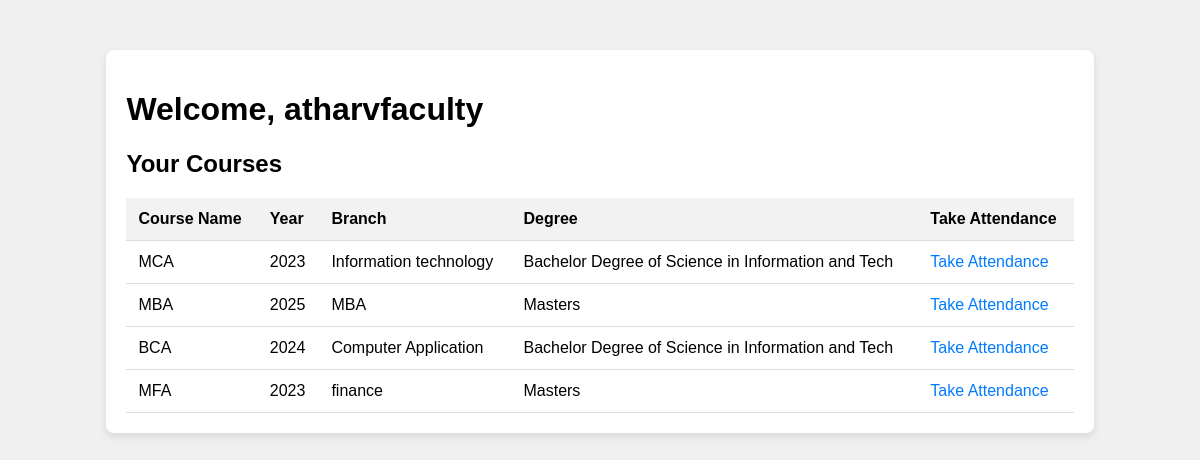
/faculty/atharvfaculty/, run on the app's committed database.
### myapp/models.py (models this page shows, shortened)
class Faculty(AbstractBaseUser, PermissionsMixin):
    name = models.CharField(max_length=50, unique=True)  # Ensure usernames are unique
    key = models.CharField(max_length=128)
    is_staff = models.BooleanField(default=False)  # Required for admin access
    is_active = models.BooleanField(default=True)  # If the user is active
    USERNAME_FIELD = "name"
    REQUIRED_FIELDS = []  # Any additional fields required for the user creation
    groups = models.ManyToManyField(
        "auth.Group",
        related_name="faculty_groups",  # Change to a unique related name
        blank=True,
    )
    user_permissions = models.ManyToManyField(
        "auth.Permission",
        related_name="faculty_user_permissions",  # Change to a unique related name
        blank=True,
    )
    objects = FacultyManager()

class Course(models.Model):
    course = models.CharField(max_length=100)
    year = models.CharField(max_length=50)
    branch = models.CharField(max_length=50)
    degree = models.ForeignKey(
        Degree, on_delete=models.CASCADE
    )  # Use ForeignKey for relationship
    students = models.ManyToManyField(
        Student, related_name="courses"
    )  # Use plural for clarity

class Degree(models.Model):
    degree = models.CharField(max_length=50)  # Increase max_length for flexibility
    years = models.CharField(max_length=50)
    branches = models.CharField(max_length=50)
    def __str__(self):
        return self.degree

### myapp/views.py (the view)
def faculty_dashboard(request, faculty_name):
    faculty = get_object_or_404(Faculty, name=faculty_name)
    courses = (
        Course.objects.all()
    )  # Adjust logic to filter based on faculty if applicable
    context = {
        "faculty": faculty,
        "courses": courses,
    }
    return render(request, "faculty_dashboard.html", context)

### templates/faculty_dashboard.html (shortened to what this page needs)
<!DOCTYPE html>
<html lang="en">
  <head>
  </head>
  <body>
    <div class="container">
      <h1>Welcome, {{ faculty.name }}</h1>
      <h2>Your Courses</h2>
      <table>
        <thead>
          <tr>
            <th>Course Name</th>
            <th>Year</th>
            <th>Branch</th>
            <th>Degree</th>
            <th>Take Attendance</th>
          </tr>
        </thead>
        <tbody>
          {% for course in courses %}
          <tr>
            <td>{{ course.course }}</td>
            <td>{{ course.year }}</td>
            <td>{{ course.branch }}</td>
            <td>{{ course.degree }}</td>
            <td>
              <a href="{% url 'take_attendance' course.id %}"
                >Take Attendance</a
              >
            </td>
          </tr>
          {% endfor %}
        </tbody>
      </table>
    </div>
  </body>
</html>

### templates/faculty_dashboard.html (style rules this page uses)
body { font-family: Arial, sans-serif; background-color: #f0f0f0; }
.container { width: 80%; margin: 50px auto; background-color: white; padding: 20px; border-radius: 8px; box-shadow: 0 4px 8px rgba(0, 0, 0, 0.1); }
table { width: 100%; border-collapse: collapse; margin-top: 20px; }
th, td { padding: 12px; text-align: left; border-bottom: 1px solid #ddd; }
th { background-color: #f2f2f2; }
a { color: #007bff; text-decoration: none; }

### data on the page
Faculty: name "atharvfaculty"
Course: course "MCA", year "2023", branch "Information technology", degree "Bachelor Degree of Science in Information and Tech"
Course: course "MBA", year "2025", branch "MBA", degree "Masters"
Course: course "BCA", year "2024", branch "Computer Application", degree "Bachelor Degree of Science in Information and Tech"
Course: course "MFA", year "2023", branch "finance", degree "Masters"
